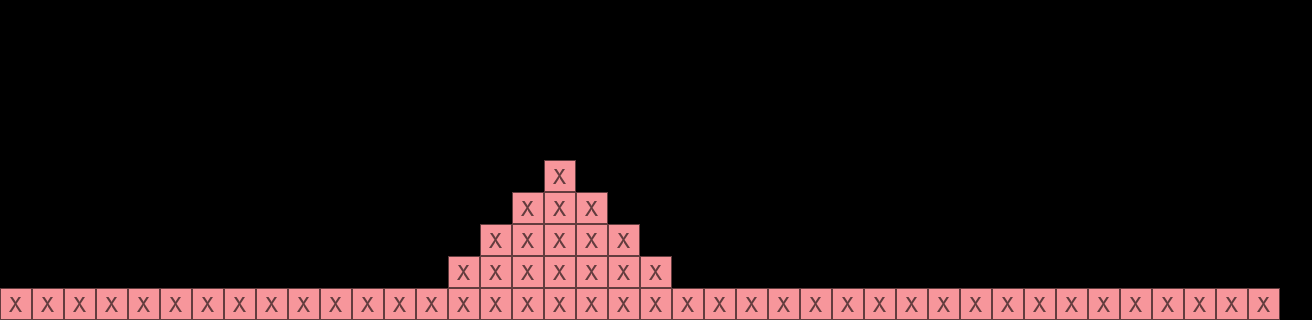

This is a level from a 2D game, rendered from its Tiled map with the project's own tilesets. A one-line summary and the map file follow, with tile-layer data summarised:
An orthogonal 41x10 tile map with 32x32 px tiles, 2 tile layers (layer, collision) and 2 objects (player, end).

<map version="1.0" orientation="orthogonal" width="41" height="10" tilewidth="32" tileheight="32">
 <tileset firstgid="1" name="tileset" tilewidth="32" tileheight="32">
  <image source="../graphics/tileset.png" width="320" height="320" />
 </tileset>
 <layer name="layer" width="41" height="10">
  <data>[410 cells, 56 non-empty, 1 distinct tile ids]</data>
 </layer>
 <layer name="collision" width="41" height="10" opacity="0.6">
  <data>[410 cells, 66 non-empty, 1 distinct tile ids]</data>
 </layer>
 <objectgroup name="objects" width="41" height="10">
  <object type="player" x="18" y="225" width="40" height="40" />
  <object type="end" x="1230" y="13" width="32" height="64" />
 </objectgroup>
</map>